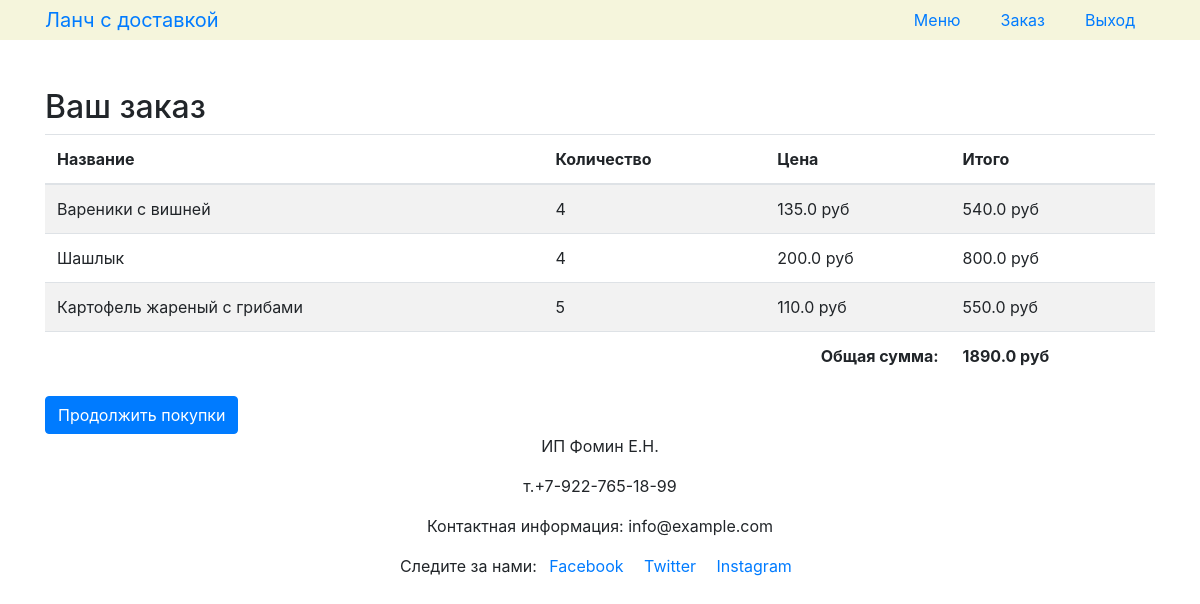
Page /order (signed in) on the earlier database version.
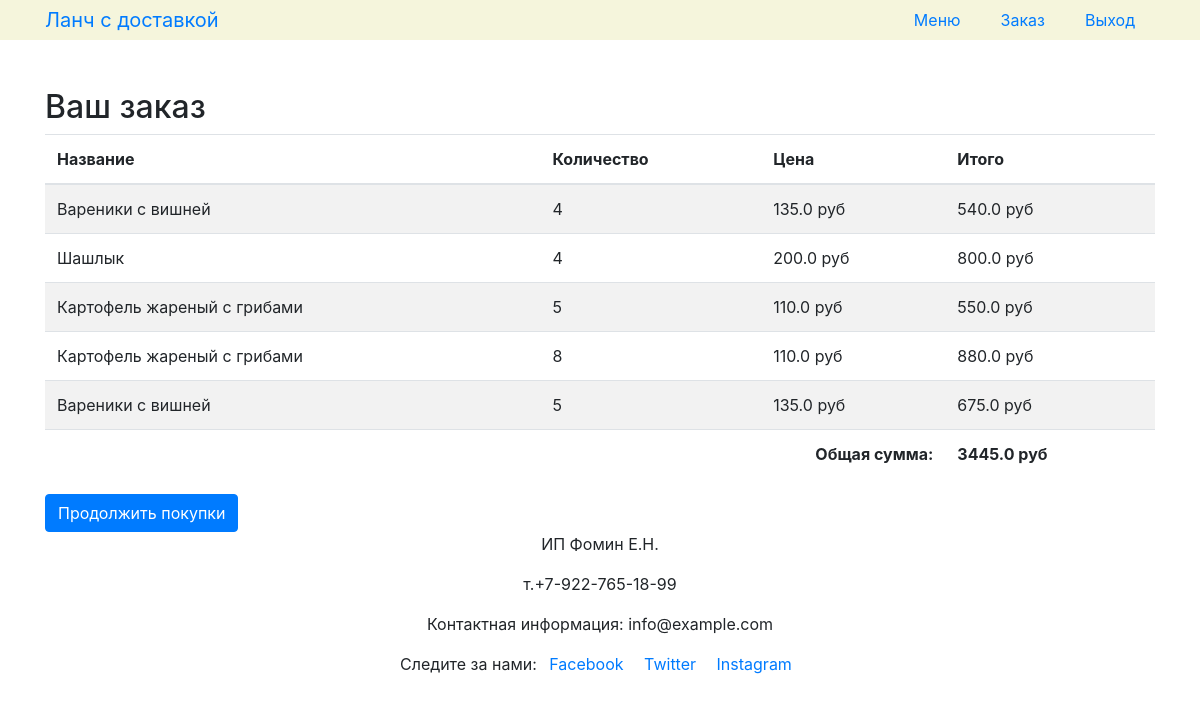
Same page on the later database version.
### app/models.py (models this page shows)
class OrderItem(db.Model):
    id = db.Column(db.Integer, primary_key=True)
    name = db.Column(db.String(128), nullable=False)
    quantity = db.Column(db.Integer, nullable=False)
    price = db.Column(db.Float, nullable=False)
    order_id = db.Column(db.Integer, db.ForeignKey('order.id'))

### app/routes.py (the view)
@main_bp.route('/order')
@login_required
def order():
    order = Order.query.filter_by(user_id=current_user.id).first()
    order_items = OrderItem.query.filter_by(order_id=order.id).all() if order else []
    total = sum(item.quantity * item.price for item in order_items)
    return render_template('order.html', order_items=order_items, total=total)

### app/routes.py (called while the page is built)
@login_manager.user_loader
def load_user(user_id):
    return User.query.get(int(user_id))

### app/templates/order.html
{% extends 'base.html' %}
{% block content %}
<h2>Ваш заказ</h2>
{% if order_items %}
<table class="table table-striped">
    <thead>
        <tr>
            <th>Название</th>
            <th>Количество</th>
            <th>Цена</th>
            <th>Итого</th>
        </tr>
    </thead>
    <tbody>
        {% for item in order_items %}
        <tr>
            <td>{{ item.name }}</td>
            <td>{{ item.quantity }}</td>
            <td>{{ item.price }} руб</td>
            <td>{{ item.quantity * item.price }} руб</td>
        </tr>
        {% endfor %}
        <tr>
            <td colspan="3" class="text-right"><strong>Общая сумма:</strong></td>
            <td><strong>{{ total }} руб</strong></td>
        </tr>
    </tbody>
</table>
{% else %}
<p>Ваш заказ пуст.</p>
{% endif %}
<a href="{{ url_for('main.menu') }}" class="btn btn-primary">Продолжить покупки</a>
{% endblock %}

### app/templates/base.html (shortened to what this page needs)
<!DOCTYPE html>
<html lang="ru">
<head>
    <link rel="stylesheet" href="{{ url_for('static', filename='css/styles.css') }}">
    <link rel="stylesheet" href="https://stackpath.bootstrapcdn.com/bootstrap/4.5.2/css/bootstrap.min.css">
</head>
<body>
    <header class="header d-flex align-items-center" style="background-color: #f5f5dc;">
        <div class="container d-flex justify-content-between align-items-center">
            <a href="{{ url_for('main.home') }}" class="navbar-brand text-maroon">Ланч с доставкой</a>
            <nav class="nav">
                <a class="nav-link mx-1" href="{{ url_for('main.menu') }}">Меню</a>
                <a class="nav-link mx-1" href="{{ url_for('main.order') }}">Заказ</a>
                {% if current_user.is_authenticated %}
                    <a class="nav-link mx-1" href="{{ url_for('main.logout') }}">Выход</a>
                {% else %}
                    <a class="nav-link mx-1" href="{{ url_for('main.login') }}">Вход</a>
                    <a class="nav-link mx-1" href="{{ url_for('main.register') }}">Регистрация</a>
                {% endif %}
            </nav>
        </div>
    </header>
    <main class="container mt-5">
        {% block content %}{% endblock %}
    </main>
    <footer id="contactFooter" class="footer text-center">
        <div class="container">
            <p>ИП Фомин Е.Н.</p>
            <p>т.+7-922-765-18-99</p>
            <p>Контактная информация: info@example.com</p>
            <p>Следите за нами:
                <a href="#" class="mx-2">Facebook</a>
                <a href="#" class="mx-2">Twitter</a>
                <a href="#" class="mx-2">Instagram</a>
            </p>
        </div>
    </footer>
</body>
</html>

Differences in the rows shown:
added OrderItem: name "Картофель жареный с грибами", quantity "8", price "110.0", item.quantity*item.price "880.0"
added OrderItem: name "Вареники с вишней", quantity "5", price "135.0", item.quantity*item.price "675.0"
Other differences:
{{ total }}: "1890.0" → "3445.0"
